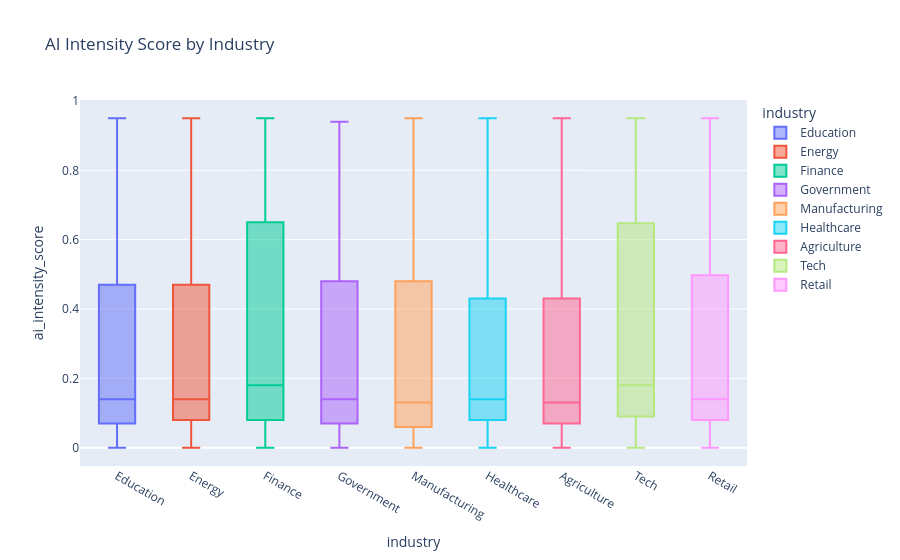

Notebook source saved alongside this figure:
### Markdown cell above
## grouping dan visualisasi AI Intensity Score berdasarkan industry

### Code cell
fig4 = px.box(df, x="industry", y="ai_intensity_score", 
             title="AI Intensity Score by Industry",
             color="industry")
fig4.show()

### Figure 1 — Plotly figure (JSON) as saved in the notebook; plotly's stock layout.template omitted (floating-point values rounded to 4 significant figures; data arrays with more than 128 entries replaced by an {"elided": "..."} marker saying what was removed)
{"data": [{"alignmentgroup": "True", "hovertemplate": "industry=%{x}<br>ai_intensity_score=%{y}<extra></extra>", "legendgroup": "Education", "marker": {"color": "#636efa"}, "name": "Education", "notched": false, "offsetgroup": "Education", "orientation": "v", "showlegend": true, "type": "box", "x": {"elided": "535 str values"}, "x0": " ", "xaxis": "x", "y": {"elided": "535 float values"}, "y0": " ", "yaxis": "y"}, {"alignmentgroup": "True", "hovertemplate": "industry=%{x}<br>ai_intensity_score=%{y}<extra></extra>", "legendgroup": "Energy", "marker": {"color": "#EF553B"}, "name": "Energy", "notched": false, "offsetgroup": "Energy", "orientation": "v", "showlegend": true, "type": "box", "x": {"elided": "522 str values"}, "x0": " ", "xaxis": "x", "y": {"elided": "522 float values"}, "y0": " ", "yaxis": "y"}, {"alignmentgroup": "True", "hovertemplate": "industry=%{x}<br>ai_intensity_score=%{y}<extra></extra>", "legendgroup": "Finance", "marker": {"color": "#00cc96"}, "name": "Finance", "notched": false, "offsetgroup": "Finance", "orientation": "v", "showlegend": true, "type": "box", "x": {"elided": "549 str values"}, "x0": " ", "xaxis": "x", "y": {"elided": "549 float values"}, "y0": " ", "yaxis": "y"}, {"alignmentgroup": "True", "hovertemplate": "industry=%{x}<br>ai_intensity_score=%{y}<extra></extra>", "legendgroup": "Government", "marker": {"color": "#ab63fa"}, "name": "Government", "notched": false, "offsetgroup": "Government", "orientation": "v", "showlegend": true, "type": "box", "x": {"elided": "546 str values"}, "x0": " ", "xaxis": "x", "y": {"elided": "546 float values"}, "y0": " ", "yaxis": "y"}, {"alignmentgroup": "True", "hovertemplate": "industry=%{x}<br>ai_intensity_score=%{y}<extra></extra>", "legendgroup": "Manufacturing", "marker": {"color": "#FFA15A"}, "name": "Manufacturing", "notched": false, "offsetgroup": "Manufacturing", "orientation": "v", "showlegend": true, "type": "box", "x": {"elided": "573 str values"}, "x0": " ", "xaxis": "x", "y": {"elided": "573 float values"}, "y0": " ", "yaxis": "y"}, {"alignmentgroup": "True", "hovertemplate": "industry=%{x}<br>ai_intensity_score=%{y}<extra></extra>", "legendgroup": "Healthcare", "marker": {"color": "#19d3f3"}, "name": "Healthcare", "notched": false, "offsetgroup": "Healthcare", "orientation": "v", "showlegend": true, "type": "box", "x": {"elided": "560 str values"}, "x0": " ", "xaxis": "x", "y": {"elided": "560 float values"}, "y0": " ", "yaxis": "y"}, {"alignmentgroup": "True", "hovertemplate": "industry=%{x}<br>ai_intensity_score=%{y}<extra></extra>", "legendgroup": "Agriculture", "marker": {"color": "#FF6692"}, "name": "Agriculture", "notched": false, "offsetgroup": "Agriculture", "orientation": "v", "showlegend": true, "type": "box", "x": {"elided": "569 str values"}, "x0": " ", "xaxis": "x", "y": {"elided": "569 float values"}, "y0": " ", "yaxis": "y"}, {"alignmentgroup": "True", "hovertemplate": "industry=%{x}<br>ai_intensity_score=%{y}<extra></extra>", "legendgroup": "Tech", "marker": {"color": "#B6E880"}, "name": "Tech", "notched": false, "offsetgroup": "Tech", "orientation": "v", "showlegend": true, "type": "box", "x": {"elided": "579 str values"}, "x0": " ", "xaxis": "x", "y": {"elided": "579 float values"}, "y0": " ", "yaxis": "y"}, {"alignmentgroup": "True", "hovertemplate": "industry=%{x}<br>ai_intensity_score=%{y}<extra></extra>", "legendgroup": "Retail", "marker": {"color": "#FF97FF"}, "name": "Retail", "notched": false, "offsetgroup": "Retail", "orientation": "v", "showlegend": true, "type": "box", "x": {"elided": "567 str values"}, "x0": " ", "xaxis": "x", "y": {"elided": "567 float values"}, "y0": " ", "yaxis": "y"}], "layout": {"boxmode": "overlay", "legend": {"title": {"text": "industry"}, "tracegroupgap": 0}, "title": {"text": "AI Intensity Score by Industry"}, "xaxis": {"anchor": "y", "categoryarray": ["Education", "Energy", "Finance", "Government", "Manufacturing", "Healthcare", "Agriculture", "Tech", "Retail"], "categoryorder": "array", "domain": [0, 1], "title": {"text": "industry"}}, "yaxis": {"anchor": "x", "domain": [0, 1], "title": {"text": "ai_intensity_score"}}}}
